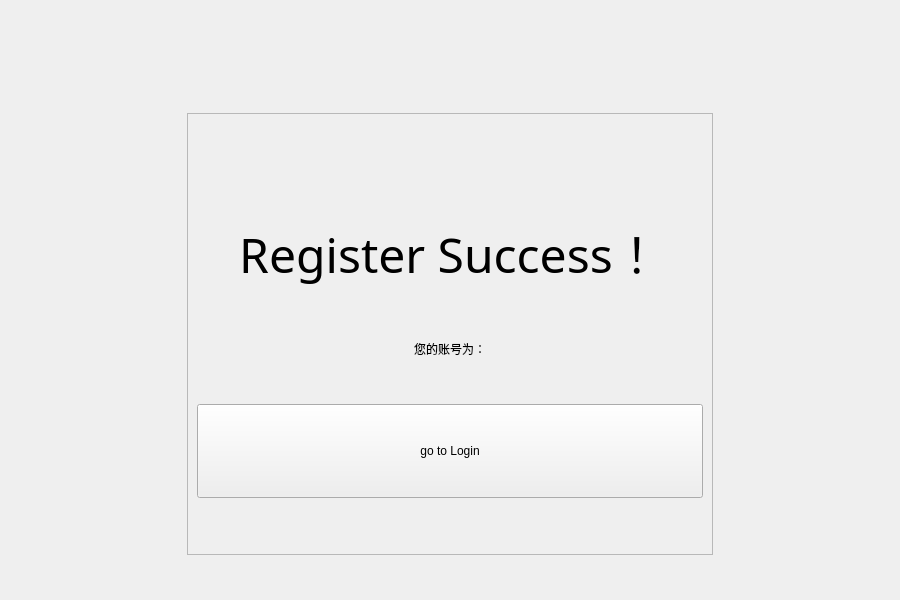
<?xml version="1.0" encoding="UTF-8"?>
<ui version="4.0">
 <class>RegSuccessWgt</class>
 <widget class="QWidget" name="RegSuccessWgt">
  <property name="geometry">
   <rect>
    <x>0</x>
    <y>0</y>
    <width>900</width>
    <height>600</height>
   </rect>
  </property>
  <property name="windowTitle">
   <string>Form</string>
  </property>
  <layout class="QGridLayout" name="gridLayout" rowstretch="3,13,1" columnstretch="1,3,1">
   <item row="0" column="1">
    <spacer name="verticalSpacer">
     <property name="orientation">
      <enum>Qt::Vertical</enum>
     </property>
     <property name="sizeHint" stdset="0">
      <size>
       <width>20</width>
       <height>40</height>
      </size>
     </property>
    </spacer>
   </item>
   <item row="1" column="1">
    <widget class="QFrame" name="RegSuccessFrame">
     <property name="frameShape">
      <enum>QFrame::StyledPanel</enum>
     </property>
     <property name="frameShadow">
      <enum>QFrame::Raised</enum>
     </property>
     <layout class="QHBoxLayout" name="horizontalLayout" stretch="3">
      <item>
       <layout class="QVBoxLayout" name="RegSuccessLayout" stretch="2,1,1,0,0,2,1">
        <item>
         <spacer name="verticalSpacer_5">
          <property name="orientation">
           <enum>Qt::Vertical</enum>
          </property>
          <property name="sizeHint" stdset="0">
           <size>
            <width>20</width>
            <height>40</height>
           </size>
          </property>
         </spacer>
        </item>
        <item>
         <widget class="QLabel" name="RegSuccessLb">
          <property name="font">
           <font>
            <family>Agency FB</family>
            <pointsize>36</pointsize>
           </font>
          </property>
          <property name="text">
           <string>Register Success！</string>
          </property>
          <property name="alignment">
           <set>Qt::AlignCenter</set>
          </property>
         </widget>
        </item>
        <item>
         <spacer name="verticalSpacer_3">
          <property name="orientation">
           <enum>Qt::Vertical</enum>
          </property>
          <property name="sizeHint" stdset="0">
           <size>
            <width>20</width>
            <height>40</height>
           </size>
          </property>
         </spacer>
        </item>
        <item>
         <widget class="QLabel" name="UseridLb">
          <property name="font">
           <font>
            <family>华文中宋</family>
           </font>
          </property>
          <property name="text">
           <string>您的账号为：</string>
          </property>
          <property name="alignment">
           <set>Qt::AlignCenter</set>
          </property>
         </widget>
        </item>
        <item>
         <spacer name="verticalSpacer_6">
          <property name="orientation">
           <enum>Qt::Vertical</enum>
          </property>
          <property name="sizeHint" stdset="0">
           <size>
            <width>20</width>
            <height>40</height>
           </size>
          </property>
         </spacer>
        </item>
        <item>
         <widget class="QPushButton" name="RegSuccessPb">
          <property name="sizePolicy">
           <sizepolicy hsizetype="Minimum" vsizetype="Expanding">
            <horstretch>0</horstretch>
            <verstretch>0</verstretch>
           </sizepolicy>
          </property>
          <property name="layoutDirection">
           <enum>Qt::LeftToRight</enum>
          </property>
          <property name="text">
           <string>go to Login</string>
          </property>
         </widget>
        </item>
        <item>
         <spacer name="verticalSpacer_4">
          <property name="orientation">
           <enum>Qt::Vertical</enum>
          </property>
          <property name="sizeHint" stdset="0">
           <size>
            <width>20</width>
            <height>40</height>
           </size>
          </property>
         </spacer>
        </item>
       </layout>
      </item>
     </layout>
    </widget>
   </item>
   <item row="2" column="1">
    <spacer name="verticalSpacer_2">
     <property name="orientation">
      <enum>Qt::Vertical</enum>
     </property>
     <property name="sizeHint" stdset="0">
      <size>
       <width>20</width>
       <height>40</height>
      </size>
     </property>
    </spacer>
   </item>
   <item row="1" column="2">
    <spacer name="horizontalSpacer_2">
     <property name="orientation">
      <enum>Qt::Horizontal</enum>
     </property>
     <property name="sizeHint" stdset="0">
      <size>
       <width>40</width>
       <height>20</height>
      </size>
     </property>
    </spacer>
   </item>
   <item row="1" column="0">
    <spacer name="horizontalSpacer">
     <property name="orientation">
      <enum>Qt::Horizontal</enum>
     </property>
     <property name="sizeHint" stdset="0">
      <size>
       <width>40</width>
       <height>20</height>
      </size>
     </property>
    </spacer>
   </item>
  </layout>
 </widget>
 <resources/>
 <connections/>
</ui>
